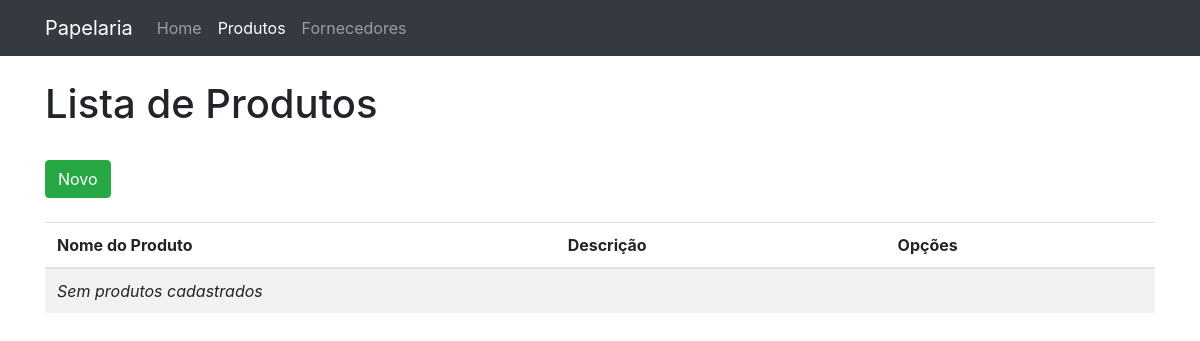
/product, run on an earlier commit of the app's database.
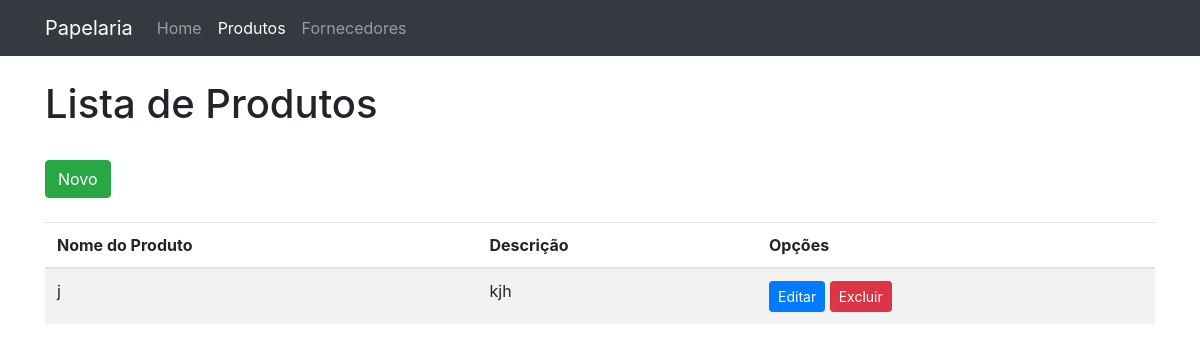
And on a later commit of the database.
### app/models/product.py (models this page shows, shortened)
class Product(db.Model):
    __tablename__ = "product"
    id            = db.Column(db.Integer,    primary_key=True)
    product_name  = db.Column(db.String(30), nullable=False)
    serial_number = db.Column(db.String(15), nullable=False)
    branch        = db.Column(db.String(15), nullable=False)
    model         = db.Column(db.String(15), nullable=False)
    description   = db.Column(db.Text      , nullable=False)
    coast         = db.Column(db.String(10), nullable=False)
    status        = db.Column(db.String(1),  nullable=True, default='A')
    created_by    = db.Column(db.String(30), nullable=True)
    created_at    = db.Column(db.DateTime,   nullable=True, default=datetime.utcnow)
    updated_by    = db.Column(db.String(30), nullable=True)
    updated_at    = db.Column(db.DateTime,   nullable=True, default=datetime.utcnow)
    provider_id   = db.Column(db.Integer, db.ForeignKey('provider.id'), nullable=True)

### app/controllers/product.py (the view)
@app.route('/product', methods=['GET'])
def indexProduct():
    products = Product.query.all()
    return render_template('product/list.html', products=products)

### app/templates/product/list.html (shortened to what this page needs)
{% extends 'base.html' %}
{% block content %}
    <div class="row">
        <div class="col-md-12">
            <h1>Lista de Produtos</h1>
        </div>
    </div>
    <br>
    <div class="row">
        <div class="col-md-12">
            <a href="{{ url_for('createProduct') }}" class="btn btn-success">Novo</a>
        </div>
    </div>
    <br>
    <div class="row">
        <div class="col-md-12">
            <table class="table table-striped">
                <thead>
                    <tr>
                        <th>Nome do Produto</th>
                        <th>Descrição</th>
                        <th>Opções</th>
                    </tr>
                </thead>
                <tbody>
                    {% if not products %}
                        <tr>
                            <td colspan="3"><i>Sem produtos cadastrados</i></td>
                        </tr>
                    {% endif %}
                    {% for p in products: %}
                        <tr>
                            <td>{{ p.product_name }}</td>
                            <td>{{ p.description }}</td>
                            <td>
                                <a class="btn btn-primary btn-sm" href="{{ url_for('updateProduct', id=p.id) }}">Editar</a>
                                <a class="btn btn-danger btn-sm" href="{{ url_for('deleteProduct', id=p.id) }}">Excluir</a>
                            </td>
                        </tr>
                    {% endfor %}
                </tbody>
            </table>
        </div>
    </div>
{% endblock %}

### app/templates/base.html (shortened to what this page needs)
<html>
    <head>
        <link rel="stylesheet" href="{{ url_for('static', filename='css/bootstrap.min.css') }}">
        <link rel="stylesheet" href="{{ url_for('static', filename='css/styles.css') }}">
    </head>
    <body>
        <nav class="navbar navbar-expand-lg navbar-dark bg-dark">
            <div class="container">
                <a class="navbar-brand" href="{{ url_for('index') }}">Papelaria</a>
                <div class="collapse navbar-collapse" id="navbarSupportedContent">
                    <ul class="navbar-nav mr-auto">
                        <li class="nav-item {{ 'active' if (request.path == '/') else '' }}">
                            <a class="nav-link" href="{{ url_for('index') }}">Home
                            </a>
                        </li>
                        <li class="nav-item {{ 'active' if (request.path.find('/product') == 0) else '' }}">
                            <a class="nav-link" href="{{ url_for('indexProduct') }}">Produtos</a>
                        </li>
                        <li class="nav-item {{ 'active' if (request.path.find('/provider') == 0) else '' }}">
                            <a class="nav-link" href="{{ url_for('indexProvider') }}">Fornecedores</a>
                        </li>
                    </ul>
                </div>
            </div>
        </nav>
        <br>
        <div class="container">
            {% block content %}
            {% endblock %}
        </div>
        <br>
    </body>
</html>

What changed in the data, as far as the page shows it:
added Product: product_name "j", description "kjh"
Also different on the page:
text no longer shown: "Sem produtos cadastrados"
